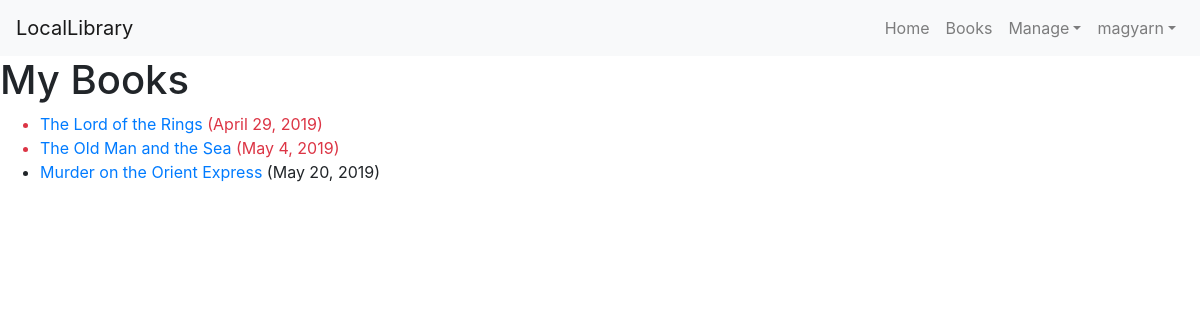
/catalog/my-books/ (signed in), run on the app's committed database.
### catalog/models.py (models this page shows, shortened)
class BookInstance(models.Model):
    id = models.UUIDField(primary_key=True, default=uuid.uuid4, help_text='Unique ID for this particular book across whole library')
    book = models.ForeignKey('Book', on_delete=models.SET_NULL, null=True)
    imprint = models.CharField(max_length=200)
    due_back = models.DateField(null=True, blank=True)
    LOAN_STATUS = (
        ('m', 'Maintenance'),
        ('o', 'On loan'),
        ('a', 'Available'),
        ('r', 'Reserved'),
    )
    status = models.CharField(
        max_length=1,
        choices=LOAN_STATUS,
        blank=True,
        default='m',
        help_text='Book availability',
    )
    borrower = models.ForeignKey(User, on_delete=models.SET_NULL, null=True, blank=True)
    class Meta:
        ordering = ['due_back']
        permissions = (
          ("can_mark_returned", "Set book as returned"),
          ("can_renew", "Renew book due date"),
        )
    @property
    def is_overdue(self):
        if self.due_back and date.today() > self.due_back:
            return True
        return False

class Book(models.Model):
    title = models.CharField(max_length=200)
    author = models.ForeignKey('Author', on_delete=models.SET_NULL, null=True)
    summary = models.TextField(max_length=1000, help_text='Enter a brief description of the book')
    isbn = models.CharField('ISBN', max_length=13, help_text='13 Character <a href="https://www.isbn-international.org/content/what-isbn">ISBN number</a>')
    genre = models.ManyToManyField(Genre, help_text='Select a genre for this book')
    language = models.ForeignKey('Language', on_delete=models.SET_NULL, null=True)
    created_at = models.DateTimeField(auto_now_add=True)
    class Meta:
      permissions = (
        ('is_librarian', 'Has super powers'),
      )
    def display_genre(self):
        """Create a string for the Genre. This is required to display genre in Admin."""
        return ', '.join(genre.name for genre in self.genre.all()[:3])
    display_genre.short_description = 'Genre'

### catalog/views.py (the view)
# urls.py: path('my-books/', views.LoanedBooksByUserListView.as_view(), name='my-books'),
class LoanedBooksByUserListView(LoginRequiredMixin, generic.ListView):
  model = BookInstance
  template_name = 'catalog/bookinstance_list_borrowed_user.html'
  paginate_by = 3
  def get_queryset(self):
    return BookInstance.objects.filter(borrower=self.request.user).filter(status__exact='o').order_by('due_back')

### catalog/templates/catalog/bookinstance_list_borrowed_user.html
{% extends 'base.html' %}
{% block content %}
<h1>My Books</h1>
{% if bookinstance_list %}
<ul>
  {% for bookinst in bookinstance_list %}
  <li class="{% if bookinst.is_overdue %}text-danger{% endif %}">
    <a href="{% url 'catalog:book-detail' bookinst.book.pk %}">{{bookinst.book.title}}</a> ({{ bookinst.due_back }})
  </li>
  {% endfor %}
</ul>
{% else %}
<p>There are no books borrowed.</p>
{% endif %}
{% endblock %}

### catalog/templates/base.html (shortened to what this page needs)
{% load pipeline %}
<!DOCTYPE html>
<html lang="en">
<head>
  <link rel="stylesheet" href="https://stackpath.bootstrapcdn.com/bootstrap/4.1.3/css/bootstrap.min.css"
>
</head>
<body>
  <nav class="container-fluid navbar navbar-expand-md navbar-light bg-light">
    <a class="navbar-brand" href="{% url 'catalog:index' %}">LocalLibrary</a>
    <div class="collapse navbar-collapse" id="navbarSupportedContent">
      <ul class="navbar-nav ml-auto">
        <li class="nav-item"><a class="nav-link" href="{% url 'catalog:index' %}">Home</a></li>
        <li class="nav-item"><a class="nav-link" href="{% url 'catalog:book-list' %}">Books</a></li>
        {% if perms.catalog.is_librarian %}
        <li class="nav-item dropdown">
          <a class="nav-link dropdown-toggle" data-toggle="dropdown" href="#" role="#" aria-haspopup="true"
            aria-expanded="false">Manage</a>
        </li>
        {% endif %}
        {% if user.is_authenticated %}
        <li class="nav-item dropdown">
          <a class="nav-link dropdown-toggle" data-toggle="dropdown" href="#" role="#" aria-haspopup="true" aria-expanded="false">{{ user.username }}</a>
        </li>
        {% else %}
        <li class="nav-item"><a class="nav-link" href="{% url 'login'%}?next={{request.path}}">Login</a></li>
        {% endif %}
      </ul>
    </div>
  </nav>
  <div>
    {% block content %}{% endblock %}
  </div>
</body>
</html>

### data on the page
BookInstance: book "The Lord of the Rings", due_back "April 29, 2019"
BookInstance: book "The Old Man and the Sea", due_back "May 4, 2019"
BookInstance: book "Murder on the Orient Express", due_back "May 20, 2019"

### other printed values
{{ user.username }} "magyarn"
